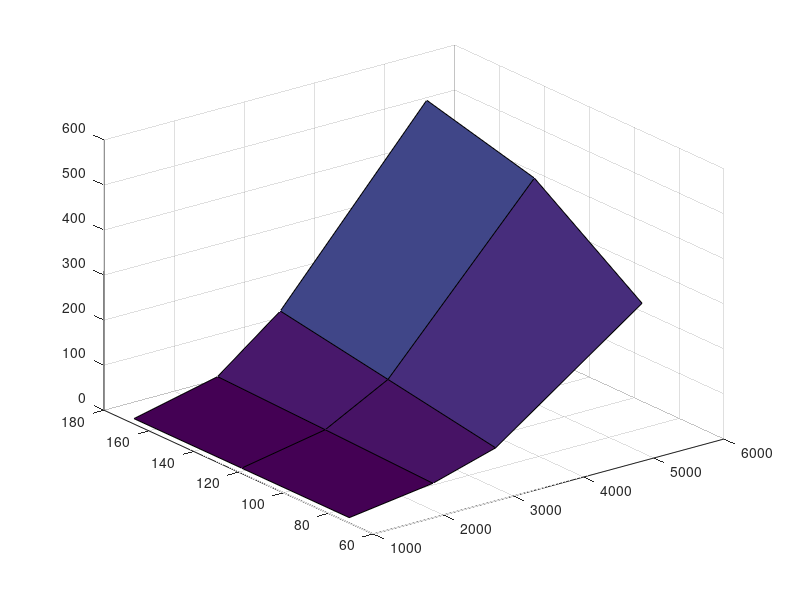

Write the MATLAB code that produced this figure.
%per r=1
% x = [1043 2235 3129 5216];
% y = [72, 120, 168];
% z = [7 30 60 182; 7 30 71 234; 7 32 85 362];
% 
% surf(x,y,z)

% per r=1.5
x = [1043 2235 3129 5216];
y = [72, 120, 168];
z = [7 33 74 307; 7 42 116 475; 7 50 158 538];

surf(x,y,z)

% per r=2
% x = [1043 2235 3129 5216];
% y = [72, 120, 168];
% z = [7 43 115 492; 8 68 181 624; 10 87 198 693];
% 
% surf(x,y,z)

% per r=3
% x = [1043 2235 3129 5216];
% y = [72, 120, 168];
% z = [9 81 204 668; 13 105 247 815; 20 117 267 818];
% 
% surf(x,y,z)
